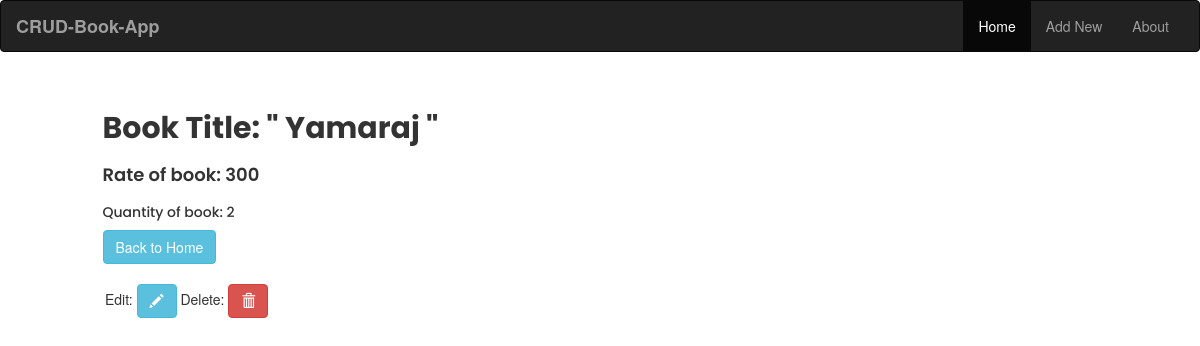
Screenshot of /book/4/ with the database file from the repository.
### model_app/models.py (models this page shows, shortened)
class Books(models.Model):
    title = models.CharField(max_length=100, null=True)
    rate = models.IntegerField(null=True)
    quantity= models.IntegerField(null=True)

### model_app/views.py (the view)
# urls.py: path('book/<int:pk>/', views.BookDetailView.as_view(), name='detail'),
class BookDetailView(DetailView):
    template_name='model_app/detail.html'
    context_object_name = 'book'
    model = Books

### model_app/templates/model_app/detail.html (shortened to what this page needs)
{% extends 'model_app/base.html' %}
{% block content %}
<div class="container-fluid">
<br/>
<div class="row">
    <div class="col-md-1 col-xs-1 col-sm-1">
    </div>
    <div class="col-md-8 col-xs-8 col-sm-8">
        <h2 style="font-family: 'Poppins', sans-serif; font-weight: 700;">
            Book Title: " {{ book.title }} "
        </h2>
    </div>
    <div class="col-md-1 col-xs-1 col-sm-1">
    </div>
</div>
<div class="row">
    <div class="col-md-1 col-xs-1 col-sm-1"></div>
    <div class="col-md-10 col-xs-10 col-sm-10">
       <h4 style="font-family: 'Poppins', sans-serif; font-weight: 600;"> Rate of book: {{ book.rate }}</h4>
    </div>
    <div class="col-md-1 col-xs-1 col-sm-1"></div>
</div>
<div class="row">
        <div class="col-md-1 col-xs-1 col-sm-1"></div>
        <div class="col-md-10 col-xs-10 col-sm-10">
           <h5 style="font-family: 'Poppins', sans-serif; font-weight: 500;">Quantity of book: {{ book.quantity }}</h5>
        </div>
        <div class="col-md-1 col-xs-1 col-sm-1"></div>
    </div>
    <div class="row">
        <div class="col-md-1 col-xs-1 col-sm-1"></div>
        <div class="col-md-10 col-xs-10 col-sm-10">
            <a href="{% url 'index' %}"> <button type="submit" class="btn btn-info" >Back to Home</button></a>
        </div>
        <div class="col-md-1 col-xs-1 col-sm-1"></div>
    </div>
    <br>
    <div class="row" style="padding-left: 10vw;">
            Edit: <a href="{% url 'update' object.pk %}">
                     <button type="button" class="btn btn-info">
                       <span class="glyphicon glyphicon-pencil"></span>
                     </button>
                   </a>
             Delete: <a href="{% url 'delete' object.pk %}">
                     <button type="button" class="btn btn-danger">
                             <span class="glyphicon glyphicon-trash"></span>
                            </button>
                   </a>
    </div>
{% endblock %}

### rows the page displays
Books: title "Yamaraj", rate "300", quantity "2"
